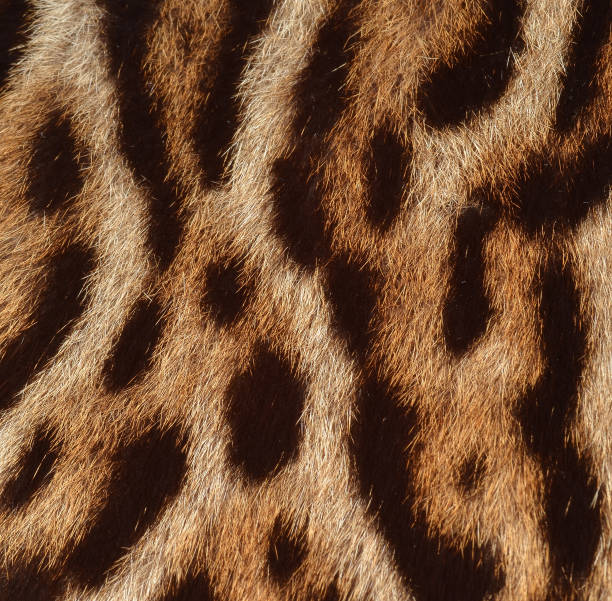
#> input picture cheetah_image.jpg, 612 x 601 px
$ jupyter execute --allow-errors testowe.ipynb
#> lines starting #> are read from the running program, lines starting #| are printed output that depends on the picture
[cell 1]
import numpy as np
import matplotlib.pyplot as plt
from matplotlib.animation import FuncAnimation, PillowWriter
from matplotlib.colors import LinearSegmentedColormap
from IPython.display import Image

# Parametry
a = 2.8e-4
b = 5e-3
tau = 0.1
k = -0.005
size = 100
dx = 2.0 / size
dt = 0.001

# Inicjalizacja
U = np.random.rand(size, size)
V = np.random.rand(size, size)

# Definicja gepardziej palety
cheetah_colors = ["#1a0d0d", "#8b5a2b", "#d4af37", "#fff8dc"]
cheetah_cmap = LinearSegmentedColormap.from_list("cheetah", cheetah_colors)

# Przygotowanie figury
#> (the rest of this cell did not finish here and is left out)

[cell 2]
import cv2
import numpy as np
import matplotlib.pyplot as plt

# Load images
image1 = cv2.imread('final_cheetah_fur.png')
image2 = cv2.imread('cheetah_image.jpg')
#> image2 is the input picture: shape (601, 612, 3); mean B, G, R 51.3, 78.3, 115

#> (the rest of this cell did not finish here and is left out)

[cell 3]
orb = cv2.ORB_create()

#> (the rest of this cell did not finish here and is left out)

[cell 4]
from matplotlib.cm import ScalarMappable
from matplotlib.colors import Normalize

# Konwertuj na skalę szarości
gray_cheetah = cv2.cvtColor(image2, cv2.COLOR_BGR2GRAY).astype(float)
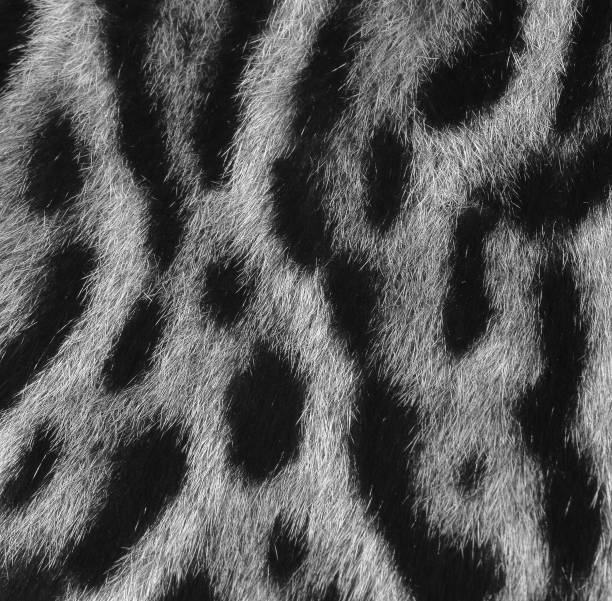
#> gray_cheetah: shape (601, 612) float64; min 2, max 250, mean 86.2

# Normalizuj do 0–1
gray_cheetah_norm = (gray_cheetah - gray_cheetah.min()) / (gray_cheetah.max() - gray_cheetah.min())

# Użyj tej samej palety koloru
mapped = cheetah_cmap(gray_cheetah_norm)
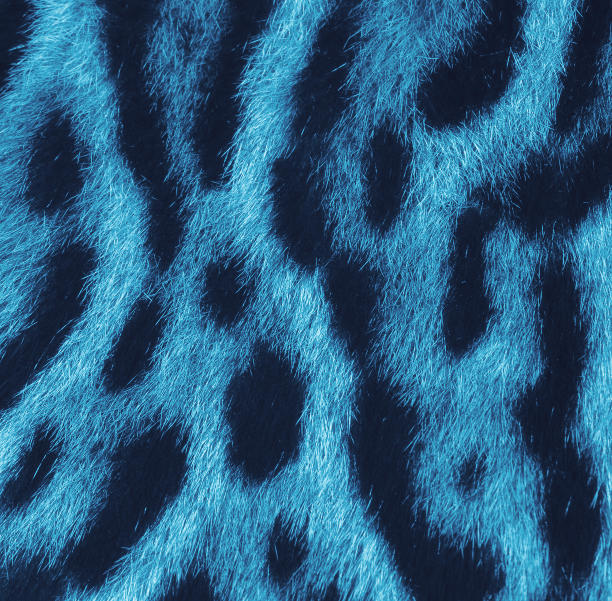
#> mapped: shape (601, 612, 4) float64; mean of channels 0, 1, 2, 3 0.499, 0.367, 0.162, 1; drawn as B, G, R

# Zamiana na obraz (0–255, uint8)
mapped_img = (mapped[:, :, :3] * 255).astype(np.uint8)

plt.subplot(1, 2, 1)
#> (this line was passed over: IPython is not available in this run)
plt.title("Symulacja Turinga")
#> (this line was passed over: IPython is not available in this run)
plt.imshow(U, cmap=cheetah_cmap)
#> (this line was passed over: IPython is not available in this run)
plt.axis('off')
#> (this line was passed over: IPython is not available in this run)

plt.subplot(1, 2, 2)
#> (this line was passed over: IPython is not available in this run)
plt.title("Zdjęcie geparda")
#> (this line was passed over: IPython is not available in this run)
plt.imshow(gray_cheetah_norm, cmap=cheetah_cmap)
#> (this line was passed over: IPython is not available in this run)
plt.axis('off')

plt.show()
